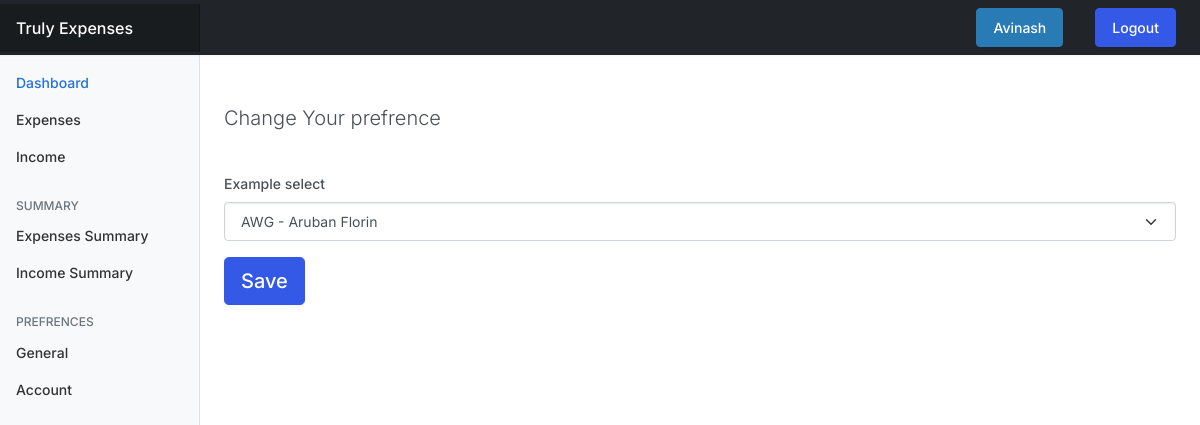
/prefrences/ (signed in), run on an earlier commit of the app's database.
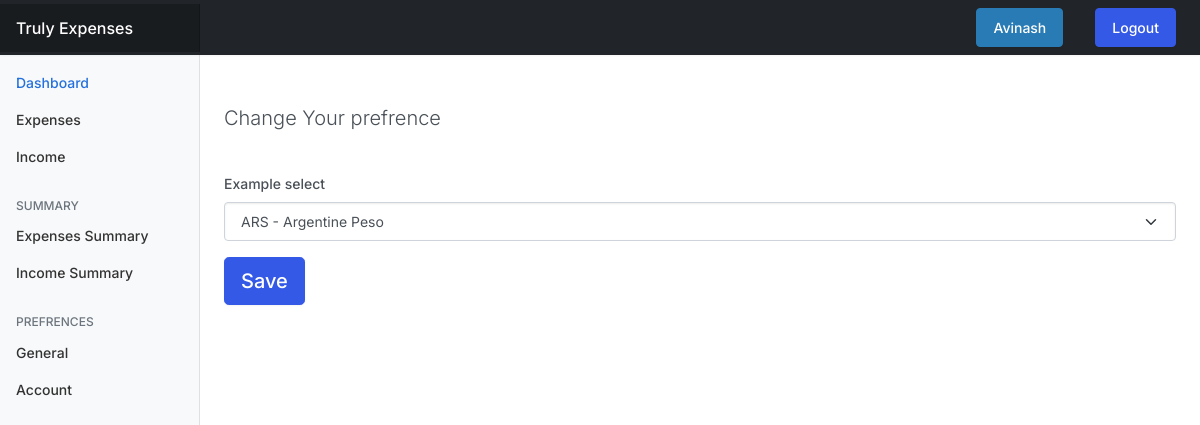
And on a later commit of the database.
### userprefrences/models.py (models this page shows, shortened)
class UserPrefrences(models.Model):
    user = models.OneToOneField(User, on_delete = models.CASCADE)
    currency = models.CharField(max_length=255, blank=True, null=True, default="INR")
    def currency_name(self):
        return str(self.currency)

### userprefrences/views.py (the view)
# urls.py: path("", views.index, name="expenses"),
@login_required(login_url="/authentication/login/")
def index(request):
    user_prefrences = UserPrefrences.objects.filter(user=request.user).exists()
    if not user_prefrences:
        user_prefrences = UserPrefrences.objects.create(user=request.user)
        user_prefrences.save()
    else:
        user_prefrences = UserPrefrences.objects.get(user=request.user)
    currency_data = []
    file_path = os.path.join(settings.BASE_DIR, 'currency.json')
    with open(file_path, 'r') as json_file:
        data = json.load(json_file)
    if request.method == "POST":
        currency = request.POST['currency']
        user_prefrences.currency = currency
        messages.success(request, "Prefrences saved")
    user_prefrences.save()
    currency_data.append({'name':user_prefrences.currency_name(), 'value':data[user_prefrences.currency_name()]})
    del data[user_prefrences.currency]
    for k,v in data.items():
        currency_data.append({'name':k, 'value':v})
    return render(request, 'prefrences/index.html',{'currencies':currency_data})

### templates/prefrences/index.html (shortened to what this page needs)
{% extends 'base.html' %}
{% block content  %}
<div class="jumbotron mt-5">
  <p class="lead">Change Your prefrence</p>
  <form action="{% url 'prefrences' %}" method="post">
    <p>
        <div class="form-group">
            <label for="exampleSelect1" class="form-label mt-4">Example select</label>
            <select name="currency" class="form-select" id="exampleSelect1">
              {% for currency in currencies %}
                <option value={{currency.name}}>{{currency.name}} - {{ currency.value }}</option>
              {% endfor %}
            </select>
          </div>
      </p>
      <p class="lead">
        <input type="submit" value="Save" class="btn btn-primary btn-lg"role="button"></input>
      </p>
  </form>
</div>
{% endblock content  %}

What changed in the data, as far as the page shows it:
changed UserPrefrences: currency "AWG - Aruban Florin" → "ARS - Argentine Peso"
